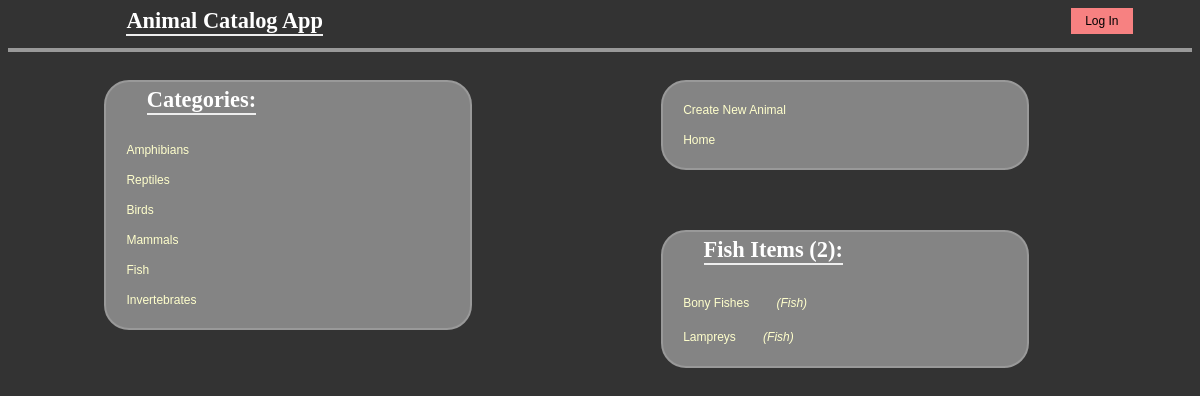
The app's page /catalog/Fish/items, older data.
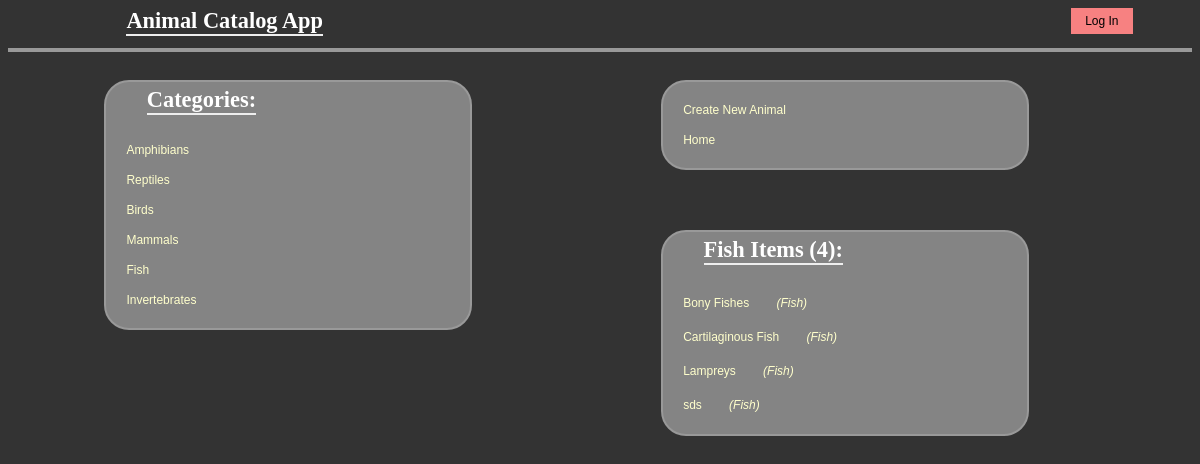
The same page, newer data.
### database_setup.py (models this page shows)
class Categories(Base):
    __tablename__ = 'categories'
    id = Column(Integer, primary_key=True)
    name = Column(String(250), nullable=False)

class Items(Base):
    __tablename__ = 'items'
    name = Column(String(80), nullable=False)
    id = Column(Integer, primary_key=True)
    description = Column(String(250))
    category_id = Column(Integer, ForeignKey('categories.id'))
    categories = relationship(Categories)

### project.py (the view)
@app.route('/catalog/<string:category_name>/items')
def categoryList(category_name):
    category = session.query(Categories).all()
    category_one = session.query(Categories).filter_by(name=category_name).one()
    items = session.query(Items).filter_by(category_id=category_one.id).all()
    count = session.query(Items).filter_by(category_id=category_one.id).count()
    statusIn = 'visible'
    statusOut = 'none'
    if 'username' in login_session:
        statusIn = 'none'
        statusOut = 'visible'
    return render_template('categories.html', category=category, items=items,
                           category_name=category_name,
                           statusIn=statusIn, statusOut=statusOut, count=count)

### templates/categories.html (shortened to what this page needs)
<html>
	<head>
		<link rel=stylesheet type=text/css href="{{ url_for('static', filename='styles.css') }}">
	</head>
	<body>
		<div class = 'header'>
				<h1>Animal Catalog App</h1>
				<a id="login"    class='button {{ statusIn }}'  href="/login" >Log In</a>
		</div>
		<div class='container'>
			<div class = 'pane'>
				<div class = 'header'>
				<h1>Categories:</h1>
				</div>
				{% for i in category %}
				<div class = 'animalDiv'>
					<p>
						<a href = '{{ url_for('categoryList', category_name = i.name) }}'> {{i.name}} </a>
					</p>
				</div>
				{% endfor %}
			</div>
			<div class='pane'>
				<p>
					<a href = '{{url_for('newItem') }}'>Create New Animal</a>
				</p>
				<p>
					<a href = '{{ url_for('homePage') }}'> Home </a>
				</p>
			</div>
			<div class = 'pane'>
				<div class = 'header'>
					<h1>{{category_name}} Items ({{ count }}):</h1>
				</div>
				{% for i in items %}
				<div class = 'animalDiv'>
					<p>
						<a href = '{{ url_for('itemDetail', category_name = i.categories.name , item_id = i.id ) }}'> {{i.name}} </a>
						<a class='categoryLink' href = '{{ url_for('categoryList', category_name = i.categories.name) }}'> ({{i.categories.name}}) </a>
					</p>
				</div>
				{% endfor %}
			</div>
		</div>
	</body>
</html>

Row changes from the older to the newer data that the page shows:
added Items: name "Cartilaginous Fish", categories.name "Fish"
added Items: name "sds", categories.name "Fish"
Text that changed along with them:
{{ count }}: "2" → "4"
